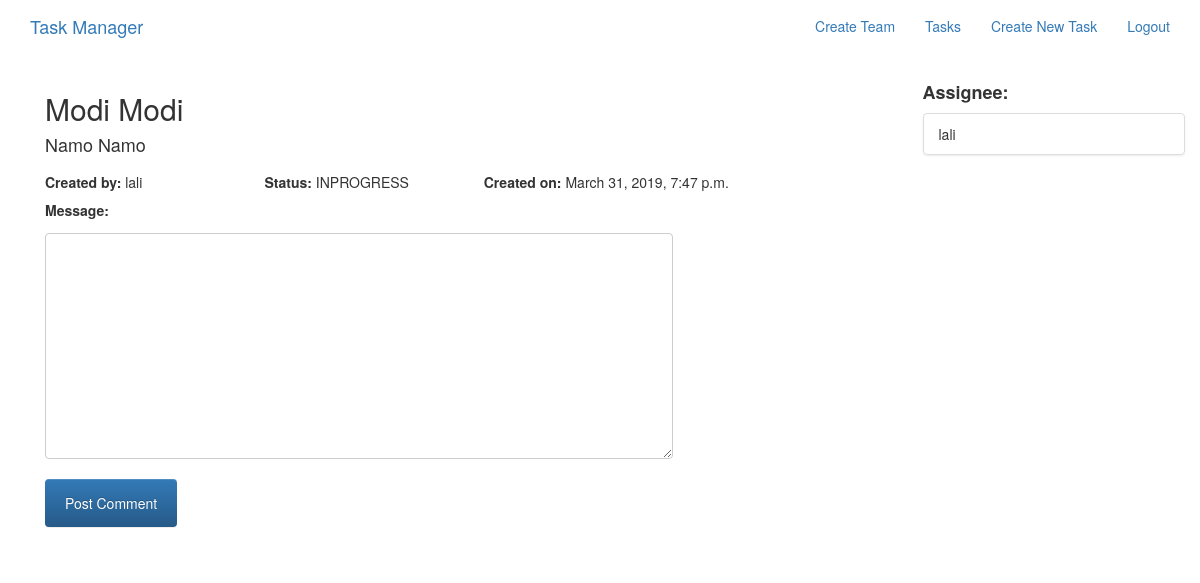
/tasks/about/modi-modi/ (signed in), run on an earlier commit of the app's database.
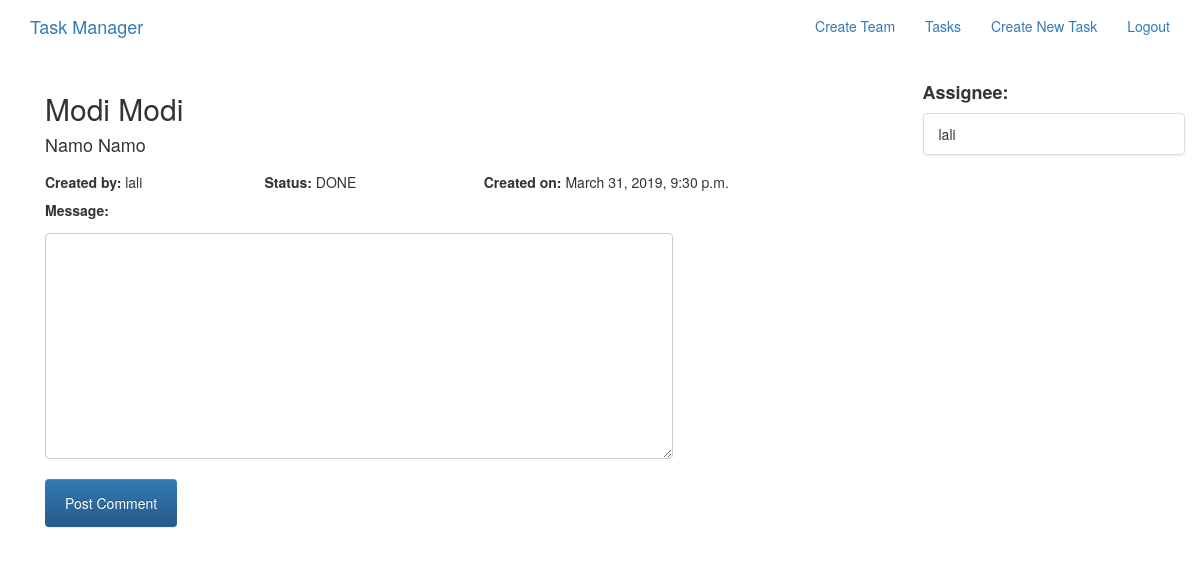
And on a later commit of the database.
### tasks/models.py (models this page shows, shortened)
class Task(models.Model):
    title = models.CharField(max_length=255,unique=True)
    description = models.TextField(blank=True,default='')
    STATUS_CHOICES = (
        ("PLANNED", "Planned"),
        ("INPROGRESS", "Inprogress"),
        ("DONE", "Done"),
    )
    status = models.CharField(max_length=10,
                              choices=STATUS_CHOICES,
                              default="PLANNED")
    slug = models.SlugField(allow_unicode=True,unique=True)
    creator = models.ForeignKey(User,related_name="tasks",on_delete=models.CASCADE)
    created_at = models.DateTimeField(auto_now=True)
    assignees = models.ManyToManyField(User,through="TaskAssignees")
    class Meta:
        ordering = ["-created_at"]

### tasks/views.py (the view)
# urls.py: url(r"^about/(?P<slug>[-\w]+)/$",views.TaskDetail.as_view(),name="single"),
class TaskDetail(LoginRequiredMixin,generic.DetailView):
    model = Task
    def get_context_data(self, **kwargs):
        context = super(TaskDetail, self).get_context_data(**kwargs)
        context['comment_form'] = CommentForm
        context['assign_task_form'] = AssignTaskForm
        return context

### teams/templatetags/team_tags.py (called while the page is built)
@register.simple_tag(takes_context=True)
def getteam(context):
    try:
        request = context['request']
        user = User.objects.get(username=request.user.username)
        team = user.members.team
    except ObjectDoesNotExist:
        team = None
    return team

### tasks/templates/tasks/task_detail.html (shortened to what this page needs)
{% extends "tasks/task_base.html" %}
{% load tz %}
{% block task_content %}
{% if task.creator == request.user or task.creator.members.team == request.user.members.team %}
<div class="col-md-9">
  <h2>
    {{ task.title }}
  </h2>
  <h4>{{ task.description }}</h4>
  <div class="row">
    <div class="col-md-3">
      <h5><strong>Created by: </strong>{% if request.user == task.creator %}You{% else %}{{ task.creator }}{% endif %}</h5>
    </div>
    <div class="col-md-3">
      <h5><strong>Status: </strong>{{ task.status }}</h5>
    </div>
    <div class="col-md-6">
      <h5><strong>Created on: </strong>{{ task.created_at|localtime }}</h5>
    </div>
  </div>
<div class="row">
  <div class="col-md-9">
    <form action="{% url 'tasks:comment' slug=task.slug username=request.user %}" method="POST">
      {{ comment_form }}
      <input type="submit" name="" value="Post Comment" class="btn btn-primary btn-large">
    </form>
  </div>
  <div class="col-md-9">
  </div>
</div>
</div>
<div class="col-md-3">
    <h4>
      <strong>Assignee{{ task.assignees.count|pluralize }}:</strong>
    </h4>
    <div class="list-group">
      {% for assignee in task.assignees.all %}
      <div class="list-group-item">
        {{ assignee }}
      </div>
      {% endfor %}
    </div>
</div>
{% else %}
<h1>You are not authorized to view this task</h1>
{% endif %}
{% endblock %}

What changed in the data, as far as the page shows it:
changed Task "Modi Modi": status "INPROGRESS" → "DONE"; created_at "March 31, 2019, 7:47 p.m." → "March 31, 2019, 9:30 p.m."
